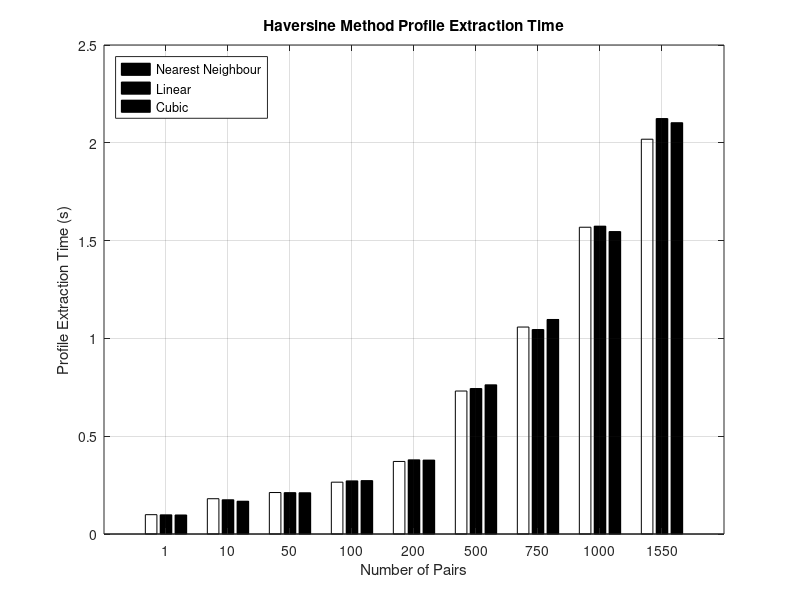

Here is the MATLAB script that generated this plot: (Note: this script raises an error after producing the figure.)
%% Vincenty Data

i1fn = [0.0383 0.0364 0.0354 0.0380 0.0346];
i1fl = [0.0345 0.0360 0.0405 0.0379 0.0347];
i1fc = [0.0379 0.0347 0.0384 0.0395 0.0378];

i10fn = [0.1011 0.0933 0.0963 0.0949 0.0910];
i10fl = [0.0967 0.0916 0.0958 0.1029 0.0940];
i10fc = [0.0961 0.0920 0.1034 0.1015 0.0932];

i50fn = [0.1305 0.1195 0.1164 0.1203  0.1190];
i50fl = [0.1311 0.1189 0.1246 0.1186 0.1183];
i50fc = [0.1200 0.1198 0.1193 0.1180 0.1191];

i100fn = [0.1633 0.1622 0.1820 0.1688 0.1625];
i100fl = [0.1649 0.1830 0.1739 0.1711 0.1751];
i100fc = [0.1673 0.1662 0.1670 0.1662 0.1864];

i200fn = [0.2659 0.3052 0.2554 0.2682 0.2599];
i200fl = [0.2559 0.2568 0.3211 0.2971 0.2612];
i200fc = [0.2705 0.2578 0.2674 0.2721 0.2596];

i500fn = [0.5260 0.5092 0.5628 0.5605 0.5376];
i500fl = [0.5248 0.5497 0.5393 0.5192 0.5220];
i500fc = [0.6078 0.5327 0.6086 0.5558 0.5822];

i750fn = [0.7995 0.7988 0.7801 0.7626 0.7642];
i750fl = [0.7443 0.8098 0.8545 0.7418 0.8015];
i750fc = [0.7557 0.7893 0.8241 0.8188 0.8199];

i1000fn = [0.9390 0.9686 0.9727 0.9399 0.9949];
i1000fl = [1.0786 1.0527 0.9962 1.0008 1.0709];
i1000fc = [1.0024 1.0395 1.0234 1.0527 1.0261];

i1550fn = [1.4369 1.4273 1.4998 1.5525 1.5656];
i1550fl = [1.5341 1.4681 1.5510 1.4820 1.5225];
i1550fc = [1.5368 1.4988 1.4789 1.6714 1.5278];

%% Haversine Data

i1gn = [0.1092 0.1067 0.0916	0.0965 0.0901 0.9227 0.9004 0.9921 0.8740 0.8970];
i1gl = [0.0921	0.0970	0.1058	0.0928	0.1026	0.9329	0.9180	0.8828	0.8748	0.8737];
i1gc = [0.0927	0.0929	0.0952	0.1055	0.0998	0.9464	0.9020	0.8785	0.8989	0.8984];

i10gn = [0.1826	0.1923	0.1869	0.1675	0.1726	1.5796	1.4369	1.5470	1.5436	1.5332];
i10gl = [0.1870	0.1695	0.1805	0.1765	0.1621	1.7985	1.5295	1.4279	1.3908	1.4051];
i10gc = [0.1686	0.1662	0.1707	0.1643	0.1682	1.5159	1.4271	1.4095	1.4072	1.4120];

i50gn = [0.2223	0.2158	0.2082	0.2073	0.2064	1.6629	1.5418	1.5088	1.4903	1.5606];
i50gl = [0.2133 	0.2126	0.2101	0.2097	0.2123	1.6073	1.5667	1.5341	1.5067	1.5639];
i50gc = [0.2051	0.2099	0.2091	0.2174	0.2131	1.5833	1.5433	1.4883	1.4824	1.5597];

i100gn = [0.2690	0.2653	0.2619	0.2625	0.2662	1.5759	1.6611	1.5162	1.5361	1.5244];
i100gl = [0.2764	0.2826	0.2539	0.2708	0.2745	1.5817	1.6787	1.5785	1.5692	1.5848];
i100gc = [0.2628	0.2708	0.2842	0.2722	0.2755	1.7226	1.5430	1.5106	1.6775	1.4751];

i200gn = [0.3739	0.3631	0.3696	0.3678	0.3803	1.7157	1.5499	1.5890	1.5931	1.6059];
i200gl = [0.3883	0.3809	0.3708	0.3860	0.3702	1.6217	1.6118	1.6006	1.5730	1.7670];
i200gc = [0.3848	0.3795	0.3785	0.3724	0.3742	1.6205	1.6186	1.6296	1.5370	1.5305];

i500gn = [0.7353	0.7409	0.7165	0.7425	0.7197	1.7466	1.8314	1.8111	1.7186	1.7770];
i500gl = [0.7662	0.7397	0.7528	0.7333	0.7269	2.0991	1.8149	1.7127	1.7103	1.7650];
i500gc = [0.8278	0.7379	0.7523	0.7503	0.7456	1.7537	1.6653	1.7491	1.7580	1.7831];

i750gn = [1.0907	1.0970	1.0402	1.0286	1.0339	1.8628	1.9317	1.8657	1.9137	1.8495];
i750gl = [1.0690	1.0590	1.0311	1.0404	1.0276	1.7581	1.8766	1.7889	1.9004	1.7866];
i750gc = [1.1383	1.1019	1.1001	1.0706	1.0730	1.9976	1.9241	1.8470	1.8350	1.8640];

i1000gn = [1.5726	1.5346	1.5620	1.5839	1.5887	1.9623	1.9264	1.9086	1.9432	1.9355];
i1000gl = [1.6389	1.5223	1.5460	1.5948	1.5672	2.0040	1.8989	1.9096	1.9101	1.9451];
i1000gc = [1.4126	1.4505	1.5869	1.6410	1.6406	1.9420	1.9641	1.9632	1.9080	1.9452];

i1550gn = [2.0370	2.0581	1.9816	2.0002	2.0149	2.3793	2.2156	2.2775	2.2246	2.2150];
i1550gl = [2.1529	2.0541	2.0146	2.0316	2.3672	2.3319	2.2713	2.2899	2.2790	2.2651];
i1550gc = [2.1084	2.0772	2.0114	2.0766	2.2406	2.2961	2.2742	2.2515	2.2833	2.2698];

%% Vincenty Data

i1vn = [0.1237	0.1169	0.1126	0.1115	0.1196	0.9339	0.9072	0.9511	0.9159	0.9117];
i1vl = [0.1298	0.1246	0.1143	0.1235	0.1149	0.9875	0.9303	0.9076	0.9199	0.9066];
i1vc = [0.1146	0.1330	0.1180	0.1176	0.1199	1.0015	0.9315	0.9221	0.9178	0.9153];

i10vn = [0.2236	0.2200	0.2464	0.2383	0.2324	1.5830 	1.5479	1.5274	1.5022	1.4784];
i10vl = [0.2196	0.2295	0.2305	0.2447	0.2228	1.5216	1.4942	1.4905	1.5959	1.5327];
i10vc = [0.2298	0.2319	0.2141	0.2179	0.2264	1.5612	1.6006	1.5021	1.5060	1.5566];

i50vn = [0.2680	0.2738	0.2719	0.2789	0.2819	1.7575	1.7767	1.7066	1.6833	1.9605];
i50vl = [0.2827	0.2835	0.2726	0.2746	0.2750	1.7273	1.6006	1.7433	1.6220	1.6420];
i50vc = [0.3049	0.2804	0.2913	0.2720	0.2894	1.6997	1.5778	1.6190	1.6493	1.6741];

i100vn = [0.3772	0.3389	0.3453	0.3390	0.3383	1.6950	1.7234	1.8223	1.6285	1.6861];
i100vl = [0.3536	0.3417	0.3411	0.3492	0.3568	1.9594	1.6193	1.6525	1.6625	1.6078];
i100vc = [0.3868	0.3612	0.3433	0.3566	0.3401	1.6741	1.6439	1.6581	1.6172	1.7096];

i200vn = [0.4807	0.5043	0.4793	0.4937	0.5136	1.7510	1.6827	1.7133	1.7028	1.6948];
i200vl = [0.4816	0.5195	0.4836	0.5199	0.4921	1.8166	1.6349	1.6877	1.7516	1.7061];
i200vc = [0.5189	0.4984	0.4881	0.4993	0.4952	1.7265	1.8809	1.7838	1.6691	1.7171];

i500vn = [0.9293	0.9952	0.9301	0.9247	0.9323	1.8843	1.8476	1.8312	1.8872	1.8835];
i500vl = [1.0819	1.0243	0.9771	0.9283	0.9664	1.8819	1.8683	1.8399	1.9372	1.8211];
i500vc = [1.0062	0.9750	0.9428	0.9494	0.9509	1.9963	1.8485	1.8309	1.8894	1.9124];

i750vn = [1.2772	1.2664	1.2909	1.3029	1.3121	2.0436	1.9677	2.0233	2.0206	2.0059];
i750vl = [1.4158	1.3771	1.3907	1.3309	1.3142	2.0273	2.0926	1.9777	1.9795	2.0152];
i750vc = [1.4961	1.3458	1.3374	1.3773	1.3849	2.0956	2.0622	2.0002	2.0865	2.0993];

i1000vn = [1.6745	1.7150	1.7338	1.7587	1.7163	2.3644	2.1927	2.2227	2.2284	2.2891];
i1000vl = [1.6848	1.7419	1.7851	1.7059	1.7481	2.1947	2.2121	2.2009	2.1579	2.1332];
i1000vc = [1.7183	1.7795	1.8248	1.7333	1.7514	2.2356	2.1951	2.1888	2.2039	2.2167];

i1550vn = [2.4332	2.4392	2.5547	2.5094	2.5282	2.5285	2.5784	2.4660	2.5071	2.6538];
i1550vl = [2.4349	2.4843	2.5397	2.5149	2.4890	2.5481	2.6099	2.5859	2.4979	2.5002];
i1550vc = [2.5890	2.5325	2.5688	2.6835	2.5717	2.6984	2.6692	2.6641	2.5750	2.5633];

%% Find means

% Flat Earth

m1fn = mean(i1fn(1:5));
m10fn = mean(i10fn(1:5));
m50fn = mean(i50fn(1:5));
m100fn = mean(i100fn(1:5));
m200fn = mean(i200fn(1:5));
m500fn = mean(i500fn(1:5));
m750fn = mean(i750fn(1:5));
m1000fn = mean(i1000fn(1:5));
m1550fn = mean(i1550fn(1:5));

m1fl = mean(i1fl(1:5));
m10fl = mean(i10fl(1:5));
m50fl = mean(i50fl(1:5));
m100fl = mean(i100fl(1:5));
m200fl = mean(i200fl(1:5));
m500fl = mean(i500fl(1:5));
m750fl = mean(i750fl(1:5));
m1000fl = mean(i1000fl(1:5));
m1550fl = mean(i1550fl(1:5));

m1fc = mean(i1fc(1:5));
m10fc = mean(i10fc(1:5));
m50fc = mean(i50fc(1:5));
m100fc = mean(i100fc(1:5));
m200fc = mean(i200fc(1:5));
m500fc = mean(i500fc(1:5));
m750fc = mean(i750fc(1:5));
m1000fc = mean(i1000fc(1:5));
m1550fc = mean(i1550fc(1:5));

% Haversine

m1gn = mean(i1gn(1:5));
m10gn = mean(i10gn(1:5));
m50gn = mean(i50gn(1:5));
m100gn = mean(i100gn(1:5));
m200gn = mean(i200gn(1:5));
m500gn = mean(i500gn(1:5));
m750gn = mean(i750gn(1:5));
m1000gn = mean(i1000gn(1:5));
m1550gn = mean(i1550gn(1:5));

m1gl = mean(i1gl(1:5));
m10gl = mean(i10gl(1:5));
m50gl = mean(i50gl(1:5));
m100gl = mean(i100gl(1:5));
m200gl = mean(i200gl(1:5));
m500gl = mean(i500gl(1:5));
m750gl = mean(i750gl(1:5));
m1000gl = mean(i1000gl(1:5));
m1550gl = mean(i1550gl(1:5));

m1gc = mean(i1gc(1:5));
m10gc = mean(i10gc(1:5));
m50gc = mean(i50gc(1:5));
m100gc = mean(i100gc(1:5));
m200gc = mean(i200gc(1:5));
m500gc = mean(i500gc(1:5));
m750gc = mean(i750gc(1:5));
m1000gc = mean(i1000gc(1:5));
m1550gc = mean(i1550gc(1:5));

% Haversine parallel

m1gnp = mean(i1gn(6:10));
m10gnp = mean(i10gn(6:10));
m50gnp = mean(i50gn(6:10));
m100gnp = mean(i100gn(6:10));
m200gnp = mean(i200gn(6:10));
m500gnp = mean(i500gn(6:10));
m750gnp = mean(i750gn(6:10));
m1000gnp = mean(i1000gn(6:10));
m1550gnp = mean(i1550gn(6:10));

m1glp = mean(i1gl(6:10));
m10glp = mean(i10gl(6:10));
m50glp = mean(i50gl(6:10));
m100glp = mean(i100gl(6:10));
m200glp = mean(i200gl(6:10));
m500glp = mean(i500gl(6:10));
m750glp = mean(i750gl(6:10));
m1000glp = mean(i1000gl(6:10));
m1550glp = mean(i1550gl(6:10));

m1gcp = mean(i1gc(6:10));
m10gcp = mean(i10gc(6:10));
m50gcp = mean(i50gc(6:10));
m100gcp = mean(i100gc(6:10));
m200gcp = mean(i200gc(6:10));
m500gcp = mean(i500gc(6:10));
m750gcp = mean(i750gc(6:10));
m1000gcp = mean(i1000gc(6:10));
m1550gcp = mean(i1550gc(6:10));

% Vincenty

m1vn = mean(i1vn(1:5));
m10vn = mean(i10vn(1:5));
m50vn = mean(i50vn(1:5));
m100vn = mean(i100vn(1:5));
m200vn = mean(i200vn(1:5));
m500vn = mean(i500vn(1:5));
m750vn = mean(i750vn(1:5));
m1000vn = mean(i1000vn(1:5));
m1550vn = mean(i1550vn(1:5));

m1vl = mean(i1vl(1:5));
m10vl = mean(i10vl(1:5));
m50vl = mean(i50vl(1:5));
m100vl = mean(i100vl(1:5));
m200vl = mean(i200vl(1:5));
m500vl = mean(i500vl(1:5));
m750vl = mean(i750vl(1:5));
m1000vl = mean(i1000vl(1:5));
m1550vl = mean(i1550vl(1:5));

m1vc = mean(i1vc(1:5));
m10vc = mean(i10vc(1:5));
m50vc = mean(i50vc(1:5));
m100vc = mean(i100vc(1:5));
m200vc = mean(i200vc(1:5));
m500vc = mean(i500vc(1:5));
m750vc = mean(i750vc(1:5));
m1000vc = mean(i1000vc(1:5));
m1550vc = mean(i1550vc(1:5));

% Vincenty parallel

m1vnp = mean(i1vn(6:10));
m10vnp = mean(i10vn(6:10));
m50vnp = mean(i50vn(6:10));
m100vnp = mean(i100vn(6:10));
m200vnp = mean(i200vn(6:10));
m500vnp = mean(i500vn(6:10));
m750vnp = mean(i750vn(6:10));
m1000vnp = mean(i1000vn(6:10));
m1550vnp = mean(i1550vn(6:10));

m1vlp = mean(i1vl(6:10));
m10vlp = mean(i10vl(6:10));
m50vlp = mean(i50vl(6:10));
m100vlp = mean(i100vl(6:10));
m200vlp = mean(i200vl(6:10));
m500vlp = mean(i500vl(6:10));
m750vlp = mean(i750vl(6:10));
m1000vlp = mean(i1000vl(6:10));
m1550vlp = mean(i1550vl(6:10));

m1vcp = mean(i1vc(6:10));
m10vcp = mean(i10vc(6:10));
m50vcp = mean(i50vc(6:10));
m100vcp = mean(i100vc(6:10));
m200vcp = mean(i200vc(6:10));
m500vcp = mean(i500vc(6:10));
m750vcp = mean(i750vc(6:10));
m1000vcp = mean(i1000vc(6:10));
m1550vcp = mean(i1550vc(6:10));


%% Bar Charts

% Plot vars

xvals = [1 10 50 100 200 500 750 1000 1550];
xvalsx = [1 10 50 100 200 500 750 1000 1550 1750 2000 2500];
x = {'1' ,'10', '50' ,'100', '200', '500', '750', '1000', '1550'};

fnvals = [m1fn m1fl m1fc;m10fn m10fl m10fc;m50fn m50fl m50fc; ...
        m100fn m100fl m100fc;m200fn m200fl m200fc;m500fn m500fl m500fc;...
        m750fn m750fl m750fc;m1000fn m1000fl m1000fc;m1550fn m1550fl m1550fc];

gnvals = [m1gn m1gl m1gc;m10gn m10gl m10gc;m50gn m50gl m50gc; ...
        m100gn m100gl m100gc;m200gn m200gl m200gc;m500gn m500gl m500gc;...
        m750gn m750gl m750gc;m1000gn m1000gl m1000gc;m1550gn m1550gl m1550gc];
    
gpvals = [m1gnp m1glp m1gcp;m10gnp m10glp m10gcp;m50gnp m50glp m50gcp; ...
        m100gnp m100glp m100gcp;m200gnp m200glp m200gcp;m500gnp m500glp m500gcp;...
        m750gnp m750glp m750gcp;m1000gnp m1000glp m1000gcp;m1550gnp m1550glp m1550gcp];
    
vnvals = [m1vn m1vl m1vc;m10vn m10vl m10vc;m50vn m50vl m50vc; ...
        m100vn m100vl m100vc;m200vn m200vl m200vc;m500vn m500vl m500vc;...
        m750vn m750vl m750vc;m1000vn m1000vl m1000vc;m1550vn m1550vl m1550vc];
    
vpvals = [m1vnp m1vlp m1vcp;m10vnp m10vlp m10vcp;m50vnp m50vlp m50vcp; ...
        m100vnp m100vlp m100vcp;m200vnp m200vlp m200vcp;m500vnp m500vlp m500vcp;...
        m750vnp m750vlp m750vcp;m1000vnp m1000vlp m1000vcp;m1550vnp m1550vlp m1550vcp];    

ygn = gnvals(:,3).'; 
ygp = gpvals(:,3).';
yvn = vnvals(:,3).';
yvp = vpvals(:,3).';
yfn = fnvals(:,3).';

%Interpolation

ffn = polyfit(xvals,yfn,2);
fgn = polyfit(xvals,ygn,2);
fgp = polyfit(xvals,ygp,2);    
fvn = polyfit(xvals,yvn,2);
fvp = polyfit(xvals,yvp,2);

yffn = polyval(ffn,xvalsx);
yfgn = polyval(fgn,xvalsx);
yfgp = polyval(fgp,xvalsx);
yfvn = polyval(fvn,xvalsx);
yfvp = polyval(fvp,xvalsx);


% Haversine Normal

figure('Color','white');    
b = bar(gnvals,'FaceColor','flat');
grid on

% Labels
set(gca,'xticklabel',x);
xlabel('Number of Pairs');
ylabel('Profile Extraction Time (s)');
title('Haversine Method Profile Extraction Time');
legend({'Nearest Neighbour','Linear','Cubic'},'Location','northwest')

%Colours
b(1).FaceColor = [0 0.4470 0.7410];
b(2).FaceColor = [0.3010 0.7450 0.9330];
b(3).FaceColor = [.1 .6 .6];

% Haversine Parallel

figure('Color','white');    
b = bar(gpvals,'FaceColor','flat');
grid on

% Labels
set(gca,'xticklabel',x);
xlabel('Number of Pairs');
ylabel('Profile Extraction Time (s)');
title('Parallelized Haversine Method Profile Extraction Time');
legend({'Nearest Neighbour','Linear','Cubic'},'Location','northwest')

%Colours
b(1).FaceColor = [0 0.4470 0.7410];
b(2).FaceColor = [0.3010 0.7450 0.9330];
b(3).FaceColor = [.1 .6 .6];

% Vincenty Normal
figure('Color','white');    
bv = bar(vnvals,'FaceColor','flat');
grid on

% Labels
set(gca,'xticklabel',x);
xlabel('Number of Pairs');
ylabel('Profile Extraction Time (s)');
title('Vincenty Method Profile Extraction Time');
legend({'Nearest Neighbour','Linear','Cubic'},'Location','northwest')

%Colours
bv(1).FaceColor = [0 0.4470 0.7410];
bv(2).FaceColor = [0.3010 0.7450 0.9330];
bv(3).FaceColor = [.1 .6 .6];


% Vincenty Parallel
figure('Color','white');    
bv = bar(vpvals,'FaceColor','flat');
grid on

% Labels
set(gca,'xticklabel',x);
xlabel('Number of Pairs');
ylabel('Profile Extraction Time (s)');
title('Parallelized Vincenty Method Profile Extraction Time');
legend({'Nearest Neighbour','Linear','Cubic'},'Location','northwest')

%Colours
bv(1).FaceColor = [0 0.4470 0.7410];
bv(2).FaceColor = [0.3010 0.7450 0.9330];
bv(3).FaceColor = [.1 .6 .6];

% Flat Normal
 figure('Color','white');    
 bv = bar(fnvals,'FaceColor','flat');
 grid on
 
 % Labels
 set(gca,'xticklabel',x);
 xlabel('Number of Pairs');
 ylabel('Profile Extraction Time (s)');
 title('Flat Earth Method Profile Extraction Time');
 legend({'Nearest Neighbour','Linear','Cubic'},'Location','northwest')
 
 %Colours
 bv(1).FaceColor = [0 0.4470 0.7410];
 bv(2).FaceColor = [0.3010 0.7450 0.9330];
 bv(3).FaceColor = [.1 .6 .6];

%% Line Charts (parallel)

figure('Color','white');

p = plot(xvalsx, yffn, xvalsx, yfgn, xvalsx, yfgp, xvalsx, yfvn, xvalsx, yfvp, 'LineWidth', 2);
grid on

set(p(1), 'color', [.5 0.6 0.6], 'LineWidth', 3);
set(p(2), 'color', [.7 0.5 0.9], 'LineStyle', ':');
set(p(3), 'color', [1 0.5 0.7], 'LineStyle', '--');
set(p(4), 'color', [0.1 0.8 0.9], 'LineStyle', '-.'); 
set(p(5), 'color', [0.2 0.8 0.7], 'LineStyle', '-');

xlabel('Number of Pairs');
ylabel('Profile Extraction Time (s)');
title('Comparison of Profile Extraction Times');
legend({'Flat Earth','Haversine','Parallel Haversine','Vincenty','Parallel Vincenty'},...
       'Location','northwest');










